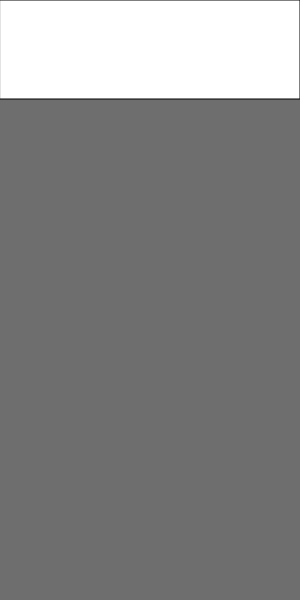
Frame 1 (no input)
Frame 60 (no input): identical to frame 1, image omitted
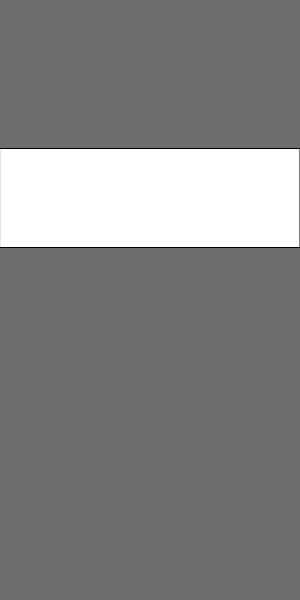
Frame 120 (the mouse pressed at the canvas centre since frame 60)

The p5.js sketch that drew these frames (run headless with seeded random() and noise() and a simulated clock; from frame 60 on, the mouse is pressed at the canvas centre):

// p5.js sketch
// ── sketch.js
const QTD = 100;
let jogando = true;
let pos = new Array(QTD);
let cont = 0;
let valor = 0;
let tempo;

function setup() {
  createCanvas(300, 600);
  tempo = millis();
}

function draw() {
  if (jogando) {
    background(110);
    pos[cont % QTD] = mouseY;
    valor += desvioPadrao() / 100;

    rect(0, valor, 300, 99);
    console.log(desvioPadrao());
    cont++;

    if (valor >= 500) {
      console.log("Tempo: " + (millis() - tempo) / 1000 + " segundos");
      jogando = false;
    }
  }
}

function media() {
  let soma = 0;
  for (let i = 0; i < QTD; i++) soma += pos[i];
  return int(soma / QTD);
}

function variancia() {
  let valorMedia = media();
  let tam = QTD;
  let soma = 0;
  for (let i = 0; i < QTD; i++) {
    let aux = pos[cont % QTD] - valorMedia;
    soma += sq(aux);
  }
  return soma / tam;
}

function desvioPadrao() {
  return sqrt(variancia());
}
